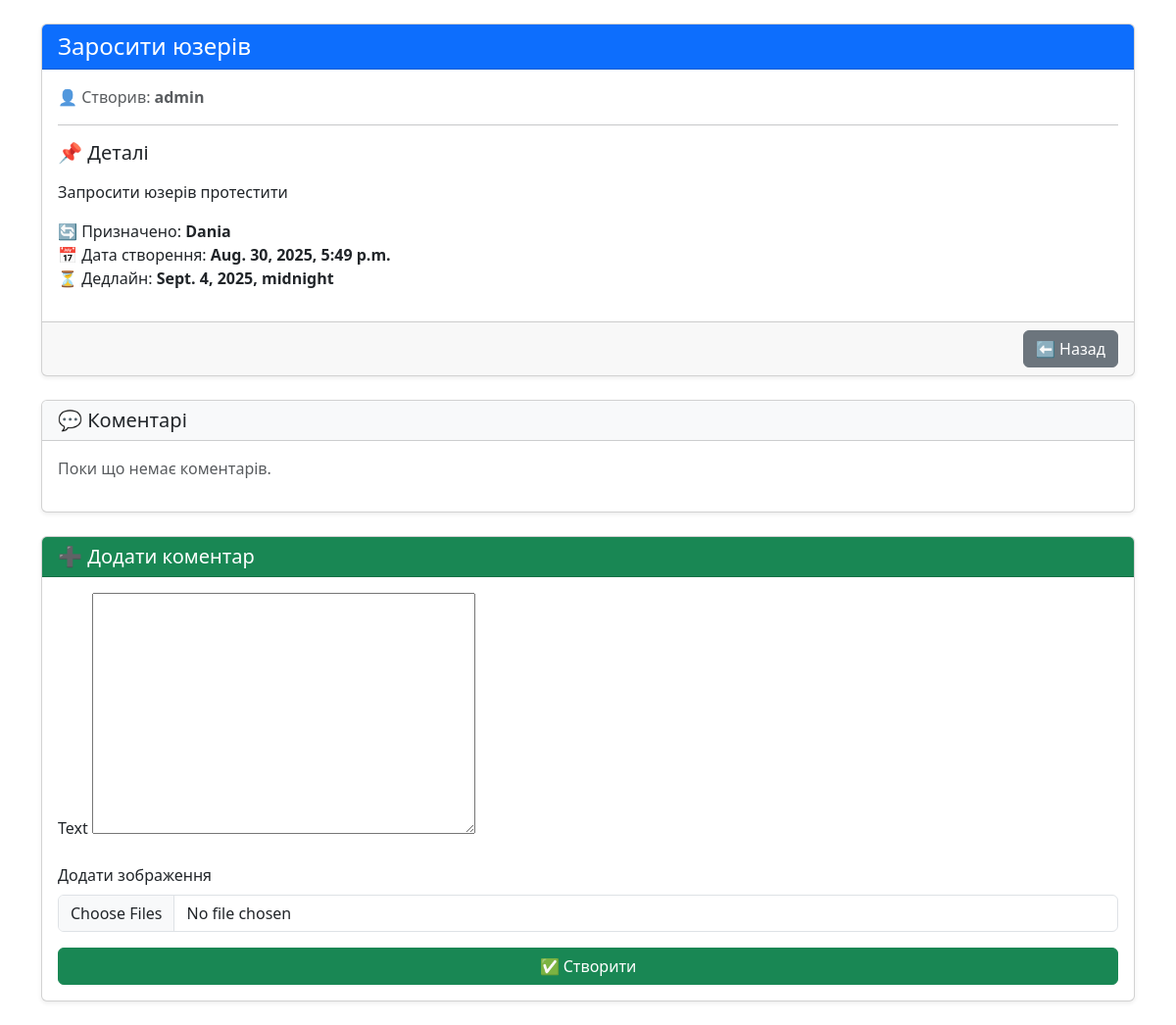
The app's page /task_details/11/ with its own data.
### todo_list_app/models.py (models this page shows, shortened)
class Task(models.Model):
    status = ForeignKey(Status, on_delete=models.CASCADE, related_name="tasks")
    created_by = ForeignKey(User, on_delete=models.CASCADE, related_name="created_tasks")
    title = CharField(max_length=100)
    description = TextField()
    assigned_to = ForeignKey(User, on_delete=models.CASCADE, related_name="assigned_tasks")
    created_at = DateTimeField(auto_now_add=True)
    deadline = DateTimeField()
    finished_at = DateTimeField()
    updated_at = DateTimeField(auto_now=True)

### todo_list_app/views.py (the view, shortened to what this page needs)
# urls.py: path('task_details/<int:pk>/', views.TaskDetails.as_view(), name = "task_info")
class TaskDetails(DetailView, FormMixin):
    model = Task
    template_name = "todo_basics/task_info.html"
    context_object_name = "task"
    form_class = ComentsForm

### todo_list_app/forms.py
class ComentsForm(forms.ModelForm):
    class Meta:
        model = Coments
        fields = ["text"]

### templates/todo_basics/task_info.html (shortened to what this page needs)
{% extends "base.html" %}
{% block content %}
<div class="container my-4">
  <div class="card shadow-sm mb-4">
    <div class="card-header bg-primary text-white">
      <h4 class="mb-0">{{ task.title }}</h4>
    </div>
    <div class="card-body">
      <p class="mb-1 text-muted">
        👤 Створив: <strong>{{ task.created_by }}</strong>
      </p>
      <hr>
      <h5 class="mb-3">📌 Деталі</h5>
      <p>{{ task.description }}</p>
      <p>
        🔄 Призначено: <strong>{{ task.assigned_to }}</strong><br>
        📅 Дата створення: <strong>{{ task.created_at }}</strong><br>
        ⏳ Дедлайн: <strong>{{ task.deadline }}</strong>
      </p>
    </div>
    <div class="card-footer text-end">
      <a class="btn btn-secondary" href="{% url 'board_info' task.status.board.pk %}">⬅ Назад</a>
    </div>
  </div>
  <div class="card shadow-sm mb-4">
    <div class="card-header bg-light">
      <h5 class="mb-0">💬 Коментарі</h5>
    </div>
    <div class="card-body">
      {% if task.coments.all %}
        {% for coment in task.coments.all %}
          <div class="mb-3 border-bottom pb-2">
            <p class="mb-1"><strong>{{ coment.text }}</strong></p>
            {% if coment.images.all %}
              <div class="d-flex flex-wrap gap-2">
                {% for image in coment.images.all %}
                  <img src="{{ image.image.url }}" alt="Comment Image"
                       class="img-thumbnail" style="max-height: 100px;">
                {% endfor %}
              </div>
            {% endif %}
          </div>
        {% endfor %}
      {% else %}
        <p class="text-muted">Поки що немає коментарів.</p>
      {% endif %}
    </div>
  </div>
  <div class="card shadow-sm">
    <div class="card-header bg-success text-white">
      <h5 class="mb-0">➕ Додати коментар</h5>
    </div>
    <div class="card-body">
      <form method="POST" enctype="multipart/form-data">
        {% for field in form %}
          <div class="mb-3">
            <label for="{{ field.id_for_label }}" class="form-label">
              {{ field.label }}
            </label>
            {{ field }}
          </div>
        {% endfor %}
        <div class="mb-3">
          <label for="id_images" class="form-label">Додати зображення</label>
          <input type="file" name="images" id="id_images" multiple accept="image/*" class="form-control">
        </div>
        <button type="submit" class="btn btn-success w-100">✅ Створити</button>
      </form>
    </div>
  </div>
</div>
{% endblock %}

### records on screen
Task: title "Заросити юзерів", created_by "admin", description "Запросити юзерів протестити", assigned_to "Dania", created_at "Aug. 30, 2025, 5:49 p.m.", deadline "Sept. 4, 2025, midnight"

### other values on screen
{{ field.label }} "Text"
